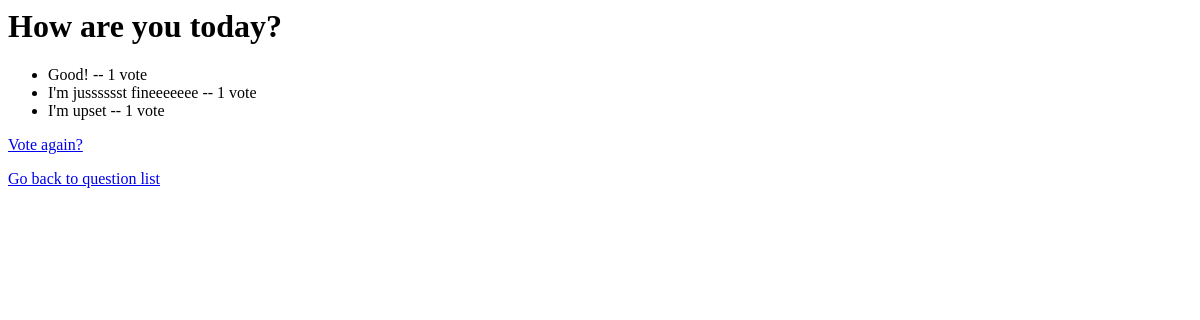
Before: /1/results/ with the older database file.
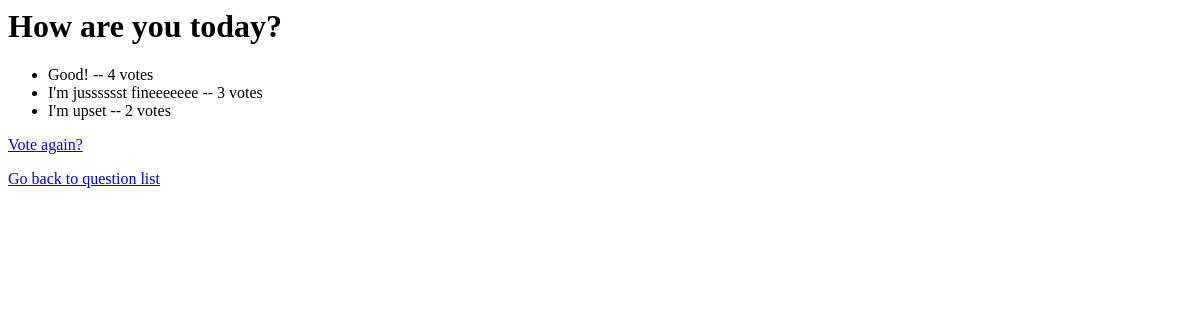
After: the same page with the newer database file.
### poll/models.py (models this page shows, shortened)
class Question(models.Model):
	question_text = models.CharField(max_length = 200, unique = True, default="Some Text")
	pub_date = models.DateTimeField('date published')

class Answer(models.Model):
    question = models.ForeignKey(Question, on_delete=models.CASCADE)
    answer_text = models.CharField(max_length=500)
    votes = models.IntegerField(default=1)

### poll/views.py (the view)
# urls.py: url(r'^(?P<pk>[0-9]+)/results/$', poll_views.ResultsView.as_view(), name='results'),
class ResultsView(generic.DetailView):
    model = Question
    template_name = 'poll/results.html'

### poll/templates/poll/results.html (shortened to what this page needs)
<h1>{{ question.question_text }}</h1>
<ul>
{% for answer in question.answer_set.all %}
    <li>{{ answer.answer_text }} -- {{ answer.votes }} vote{{ answer.votes|pluralize }}</li>
{% endfor %}
</ul>
<a href="{% url 'detail' question.id %}">Vote again?</a>
<a href="{% url 'index'%}">Go back to question list</a>

Changed rows visible on the page:
changed Answer "Good!": votes "1" → "4"
changed Answer "I'm jusssssst fineeeeeee": votes "1" → "3"
changed Answer "I'm upset": votes "1" → "2"
